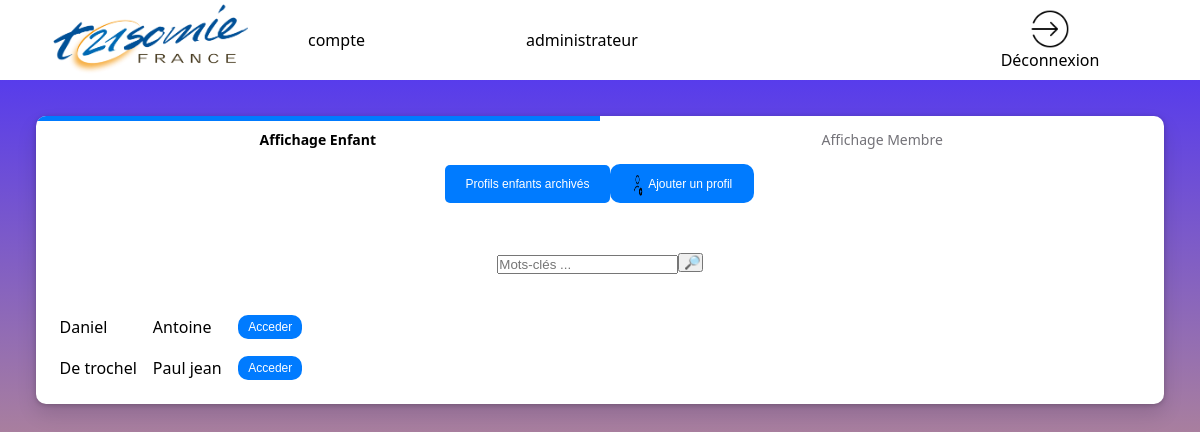
Before: /page_admin.php (signed in) with the older database file.
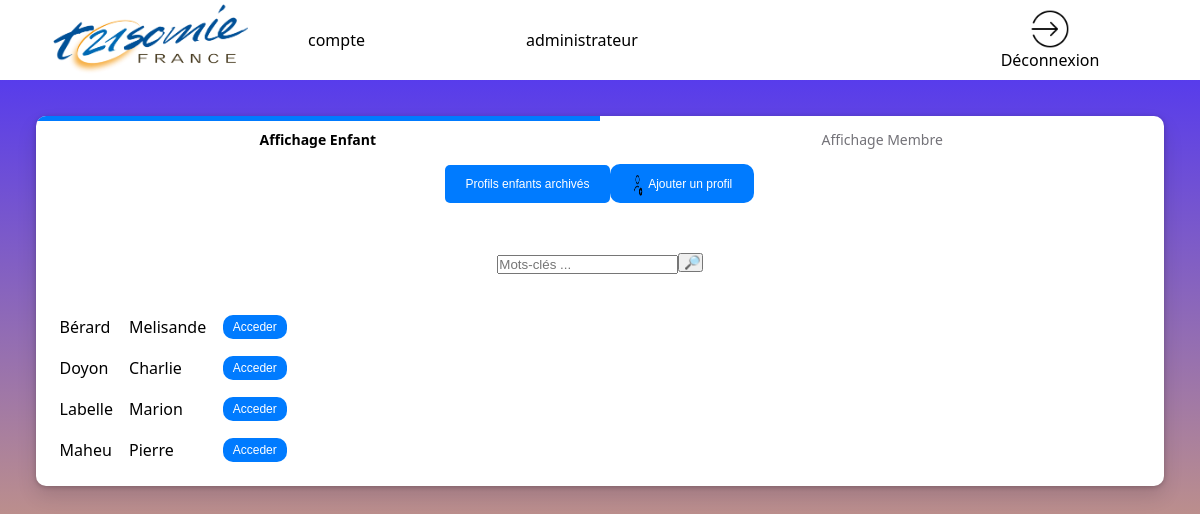
After: the same page with the newer database file.
### tables this page shows
CREATE TABLE `enfant` (
  `id_enfant` int(11) NOT NULL,
  `nom` varchar(50) NOT NULL,
  `prenom` varchar(50) NOT NULL,
  `date_naissance` date NOT NULL,
  `lien_jeton` varchar(100) DEFAULT NULL,
  `adresse` varchar(100) DEFAULT NULL,
  `activite` varchar(100) DEFAULT NULL,
  `handicap` varchar(100) DEFAULT NULL,
  `info_sup` varchar(1000) DEFAULT NULL,
  `photo_enfant` varchar(100) DEFAULT NULL,
  `visibilite` tinyint(4) NOT NULL DEFAULT 0
);

### page_admin.php (the view, shortened to what this page needs)
<!DOCTYPE html>
<html lang="fr" style="font-family: Arial,sans-serif;">
<?php
try {
    $linkpdo = new PDO("mysql:host=localhost;dbname=bddsae", "root", "");
}
catch (Exception $e) {
    die('Erreur : ' . $e->getMessage());
}
?>
<head>
    <link rel="stylesheet" href="style_admin.css">
</head>
<body>
    <header>
        <img class="logo-association" src="/sae-but2-s1/img/logo_trisomie.png" alt="logo de l'association">
        <?php
        $mail =  $_SESSION['login_user'];
        try {
            $res = $linkpdo->query("SELECT nom, prenom FROM membre where courriel='$mail' ORDER BY nom;");
        } catch (Exception $e) {
            die('Erreur : ' . $e->getMessage());
        }
        $double_tab = $res->fetchAll();
        $nombre_ligne = $res->rowCount();
        echo "<table>";
        for ($i = 0; $i < $nombre_ligne; $i++) {
            echo "<tr>";
            for ($y = 0; $y < 2; $y++) {
                echo "<td>";
                print_r(htmlspecialchars($double_tab[$i][$y]));
                echo "</td>";
            }
            echo "</tr>";
        }
        echo "</table>";
        ?>
        <div onclick="window.location.href ='logout.php';" class="h-deconnexion">
            <img class="img-deco" src="img/deconnexion.png" alt="Déconnexion"> Déconnexion
        </div>
    </header>
    <main>
        <nav  class="left-contenu">
                <ul class="scrolling-tabs nav-links gl-display-flex gl-flex-grow-1 gl-w-full nav gl-tabs-nav nav gl-tabs-nav">
                <li class="nav-item">
                    <a class="shortcuts-activity nav-link gl-tab-nav-item active gl-tab-nav-item-active" data-placement="" href="page_admin.php">Affichage Enfant</a>
                </li>
                <?php
                if ($_SESSION["role_user"] !=0) {
                    echo '<li class="nav-item">';
                    echo '<a data-placement="" class="nav-link gl-tab-nav-item" href="page_certif_compte.php">Affichage Membre</a>';
                    echo '</li>';
                }else{
                    echo '<li class="nav-item">';
                    echo '<a data-placement="" class="nav-link gl-tab-nav-item" href="mon_compte.php">Mon profil</a>';
                    echo '</li>';
                }
                ?>
            </ul>
            <?php
            if ($_SESSION["role_user"] == 1 or $_SESSION["role_user"] == 3) {
                echo '<div class="bouton_enfant">';
                echo '<button class="ajouter-enfant" type="button" onclick="openDialog(\'dialog1\', this)">Ajouter un profil  <img class="icone-ajouter-membre" src="img/ajouter-utilisateur.png" > </button>';
                echo '<a href="archive_profil_enfant.php"><button class="button_ajouter-objectif">Profils enfants archivés</button></a>';
                echo '</div>';
            }
            ?>
            <?php
            if ($_SESSION["role_user"] != 2) {
                try {
                    if ($_SESSION["role_user"] == 1 or $_SESSION["role_user"] == 3) {
                        $res = $linkpdo->query('SELECT id_enfant, nom, prenom FROM enfant where visibilite = 0 ORDER BY nom');
                    } else {
                        $res = $linkpdo->query('SELECT id_enfant, nom, prenom FROM enfant where id_enfant in (select id_enfant from suivre where visibilite = 0  and id_membre=' . $_SESSION["logged_user"] . ')');
                    }
                } catch (Exception $e) {
                    die('Erreur : ' . $e->getMessage());
                }
                $double_tab = $res->fetchAll();
                $nombre_ligne = $res->rowCount();
                echo "<div class='liste-enfant'>";
                echo "<div class=\"recherche\">
                <form class='recherche' method=\"post\" action=\"search.php\">
                <div>
                <input class=\"input_recherche\" type=\"text\" placeholder=\"Mots-clés ...\" id=\"keywords\" name=\"keywords\" required>
                </div>
                <input class=\"bouton_recherche\" type=\"submit\" value=\" &#x1F50E;\">
                </form>
                </div>";
                echo "<table >";
                for ($i = 0; $i < $nombre_ligne; $i++) {
                    for ($y = 1; $y < 3; $y++) {
                        echo "<td>";
                        print_r(ucfirst(htmlspecialchars($double_tab[$i][$y])));
                        echo "</td>";
                    }
                    $identifiant = $double_tab[$i][0];
                    echo "<td>";
                    echo '<a href="page_admin.php?id=' . $identifiant . '"><button  class="acceder-information-enfant">Acceder</button> </a>';
                    echo "</td>";
                }
                echo "</table>";
            }
            ?>
            </div>
        </nav>
        <nav class="right-contenu">
    </main>
</body>
</html>

Changed rows visible on the page:
no longer on this page (row edited): enfant: value "De trochel", value "Paul jean"
added enfant: value "Doyon", value "Charlie"
added enfant: value "Labelle", value "Marion"
added enfant: value "Maheu", value "Pierre"
Other visible differences:
new list line: "Bérard"
new list line: "Melisande"
list line gone: "Daniel"
list line gone: "Antoine"
